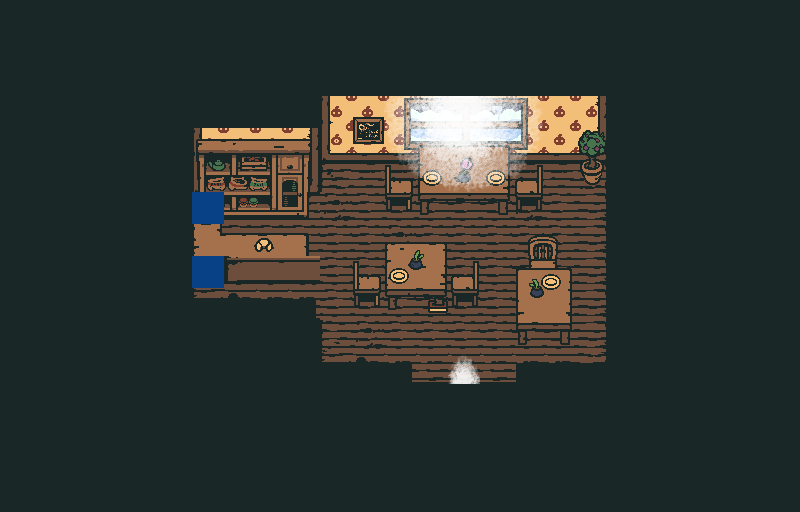

Tiled map render using the project's own tile images. Description and the map definition, with tile-layer contents summarised, below:
An orthogonal 25x16 tile map with 32x32 px tiles, 5 tile layers (FLOOR, MIDDLE, ABOVE, LIGHT, ...), 6 tilesets and 41 objects (3x text, wood, portal, pumpkin running cafe, customer2, ...).

<map version="1.2" tiledversion="1.2.3" orientation="orthogonal" renderorder="right-down" width="25" height="16" tilewidth="32" tileheight="32" infinite="0" nextlayerid="10" nextobjectid="344">
 <tileset firstgid="1" source="tilesets/objects.tsx" />
 <tileset firstgid="9" source="tilesets/shop.tsx" />
 <tileset firstgid="265" source="tilesets/bookstore.tsx" />
 <tileset firstgid="345" source="tilesets/cafe.tsx" />
 <tileset firstgid="473" source="tilesets/light.tsx" />
 <tileset firstgid="545" source="tilesets/cafe_frost.tsx" />
 <layer id="1" name="FLOOR" width="25" height="16">
  <data>[400 cells, 396 non-empty, 18 distinct tile ids]</data>
 </layer>
 <layer id="2" name="MIDDLE" width="25" height="16">
  <data>[400 cells, 49 non-empty, 47 distinct tile ids]</data>
 </layer>
 <layer id="3" name="ABOVE" width="25" height="16">
  <data>[400 cells, 19 non-empty, 17 distinct tile ids]</data>
 </layer>
 <layer id="9" name="LIGHT" width="25" height="16">
  <data>[400 cells, 16 non-empty, 16 distinct tile ids]</data>
 </layer>
 <layer id="4" name="OVERHEAD" width="25" height="16">
  <data>[400 cells, 18 non-empty, 6 distinct tile ids]</data>
 </layer>
 <objectgroup id="5" name="SLOPES" visible="0" />
 <objectgroup color="#32e3c6" id="6" name="TERRAIN" visible="0">
  <object id="224" name="wood" x="0" y="0" width="800" height="512" />
 </objectgroup>
 <objectgroup color="#50734a" id="7" name="COLLISION" opacity="0.5">
  <object id="277" x="416" y="152" width="96" height="64" />
  <object id="279" x="384" y="248" width="64" height="64" />
  <object id="280" x="512" y="280" width="64" height="72" />
  <object id="281" x="192" y="248" width="120" height="32" />
  <object id="282" x="192" y="96" width="120" height="120" />
  <object id="283" x="320" y="96" width="288" height="64" />
  <object id="284" x="192" y="320" width="128" height="64" />
  <object id="285" x="112" y="96" width="80" height="288" />
  <object id="286" x="112" y="384" width="336" height="64" />
  <object id="287" x="448" y="392" width="32" height="56" />
  <object id="288" x="480" y="384" width="128" height="64" />
  <object id="289" x="608" y="96" width="80" height="352" />
  <object id="299" x="576" y="160" width="32" height="24" />
  <object id="300" x="352" y="280" width="32" height="32" />
  <object id="304" x="512" y="184" width="32" height="32" />
  <object id="305" x="384" y="184" width="32" height="32" />
  <object id="309" x="312" y="96" width="8" height="96" />
  <object id="310" x="528" y="256" width="32" height="32" />
  <object id="318" x="448" y="280" width="32" height="32" />
  <object id="327" x="192" y="216" width="32" height="32" />
  <object id="331" x="320" y="376" width="88" height="8" />
  <object id="332" x="520" y="376" width="88" height="8" />
  <object id="333" x="192" y="312" width="120" height="8" />
 </objectgroup>
 <objectgroup id="8" name="ENTITIES" opacity="0.64">
  <object id="290" name="portal" gid="6" x="448" y="416" width="32" height="32">
   <properties>
    <property name="DEST" value="FROST_ORCHARD,38,49" />
    <property name="DOOR" value="" />
    <property name="TYPE" value="PORTAL" />
   </properties>
  </object>
  <object id="292" name="pumpkin running cafe" gid="1" x="240" y="240" width="32" height="24">
   <properties>
    <property name="APPEAR" value="!ARTIST_FREED" />
    <property name="DIALOGUE" value="pumpkin_frost" />
    <property name="ID" value="PUMPKIN" />
    <property name="IMAGE" value="pumpkin" />
    <property name="INTERACTYDISP" value="-32" />
    <property name="TYPE" value="NPC" />
   </properties>
  </object>
  <object id="294" name="customer2" gid="1" x="352" y="312" width="32" height="40">
   <properties>
    <property name="DIALOGUE" value="customer2_frost" />
    <property name="ID" value="CUSTOMER2" />
    <property name="IMAGE" value="customer2" />
    <property name="LAYER" value="FRONT" />
    <property name="TYPE" value="NPC" />
   </properties>
  </object>
  <object id="311" name="text" gid="1" x="200" y="216" width="112" height="64">
   <properties>
    <property name="TEXT">The scent of coffee wafting from this shelf is extremely strong.
You feel more awake just being near it.</property>
    <property name="TYPE" value="DESC" />
   </properties>
  </object>
  <object id="312" name="text" gid="1" x="584" y="176" width="32" height="32">
   <properties>
    <property name="TEXT">Even though it's sitting in a corner, you feel as if this plant has a commanding presence.
Good job, plant.</property>
    <property name="TYPE" value="DESC" />
   </properties>
  </object>
  <object id="313" name="SECRET" gid="2" x="584" y="176" width="32" height="32">
   <properties>
    <property name="AMOUNT" value="1" />
    <property name="FLAG" value="SECRET_CAFE_POT" />
    <property name="TYPE" value="SECRET" />
   </properties>
  </object>
  <object id="322" name="cafe painting" gid="1" x="544" y="160" width="32" height="48">
   <properties>
    <property name="ID" value="cafe" />
    <property name="TEXT">It's a full body portrait of the cafe's owner.
She seems to be depicted a fair bit younger here...
You decide to not bring that up.</property>
    <property name="TYPE" value="PAINTING" />
   </properties>
  </object>
  <object id="326" name="smoke" gid="3" x="200" y="216" width="16" height="16">
   <properties>
    <property name="DURATION" value="60" />
    <property name="GRAPHIC" value="smoke" />
    <property name="INTERVAL" value="66" />
    <property name="TYPE" value="emitter" />
   </properties>
  </object>
  <object id="328" name="bubbling audio" gid="5" x="200" y="216" width="16" height="16">
   <properties>
    <property name="AUDIO" value="bubbling" />
    <property name="ID" value="BUBBLING" />
    <property name="TYPE" value="AUDIO" />
   </properties>
  </object>
  <object id="334" name="text" gid="1" x="192" y="280" width="120" height="32">
   <properties>
    <property name="APPEAR" value="!ENTERED_SHRINE" />
    <property name="TEXT" value="A single stale croissant sits on the countertop. It almost makes you want to cry in its loneliness." />
    <property name="TYPE" value="DESC" />
   </properties>
  </object>
  <object id="335" name="coffee" gid="1" x="336" y="184" width="32" height="24">
   <properties>
    <property name="DIALOGUE" value="coffee_frost" />
    <property name="ID" value="COFFEE" />
    <property name="IMAGE" value="coffee" />
    <property name="TYPE" value="NPC" />
   </properties>
  </object>
  <object id="336" name="dog" gid="1" x="480" y="232" width="24" height="16">
   <properties>
    <property name="DIALOGUE" value="dog_frost" />
    <property name="ID" value="DOG" />
    <property name="IMAGE" value="dog_frost" />
    <property name="TYPE" value="NPC" />
   </properties>
  </object>
  <object id="337" name="artist" gid="1" x="264" y="240" width="32" height="24">
   <properties>
    <property name="APPEAR" value="ARTIST_FREED" />
    <property name="DIALOGUE" value="artist_freed" />
    <property name="ID" value="ARTIST" />
    <property name="IMAGE" value="artist_love" />
    <property name="INTERACTYDISP" value="-32" />
    <property name="TYPE" value="NPC" />
   </properties>
  </object>
  <object id="338" name="entered trigger" gid="1" x="432" y="384" width="64" height="32">
   <properties>
    <property name="DIALOGUE" value="entered_cafe_frost" />
    <property name="TYPE" value="DIALOGUE_TRIGGER" />
   </properties>
  </object>
  <object id="339" name="guitar" gid="5" x="528" y="288" width="32" height="32">
   <properties>
    <property name="AUDIO" value="johnnoodle" />
    <property name="ID" value="GUITAR" />
    <property name="TYPE" value="AUDIO" />
   </properties>
  </object>
  </objectgroup>
</map>
<!-- 2 of 41 objects omitted -->